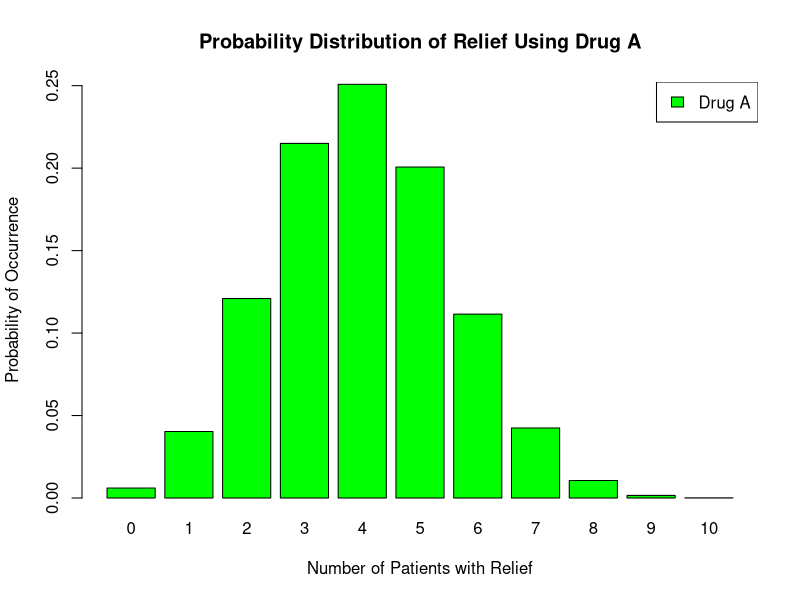
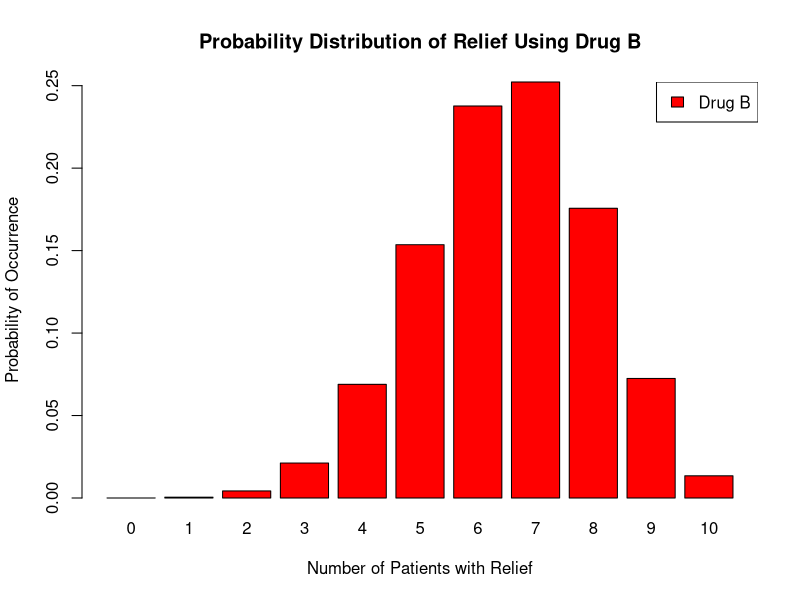

Source code (R) for these figures, in order: (Note: this script raises an error after producing the figures.)
## ---- chunk 1
knitr::opts_chunk$set(echo = TRUE, fig.align="center")
## ---- chunk 2
# Probability someone is NOT infected after exposure:
p_not_infected <- 0.85

# Define number of individuals, n:
n <- 50

# Use multiplication rule:
p_nobody_infected <- p_not_infected^n

cat("Pr(Zero Infections) =", p_nobody_infected)
## ---- chunk 3
# Use n defined in first part of question, n  = 50
# Define probability of infection
p_infected <- 0.15

# Use vectorized apply on a vector with values 0 through 10 and:
# define function taking each number iterated from the vector (k)
# use function dbinom()
# describe value of k, or number of infections with 50 trials and a probability of p_infected
probabilities <- sapply(0:10, function(k) dbinom(k, size=n, prob=p_infected))

# Sum the calculated probabilities
p_at_most_10 <- sum(probabilities)

# Display the values
cat("Probability of at most 10 infections is", p_at_most_10)

## ---- chunk 4
# Use n defined in first part of question, n  = 50
# Use p_infected defined in second part of question, p_infected = 0.15

# Use vectorized apply on a vector with values 0 through 10 and:
# define function taking each number iterated from the vector (k)
# use function dbinom()
# describe value of k, or number of infections with 50 trials
# and a probability of p_infected
probabilities <- sapply(6:50, function(k) dbinom(k, size=n, prob=p_infected))

# Sum the calculated probabilities
p_more_than_5 <- sum(probabilities)

# Display the values
cat("Probability of more than 5 infections is", p_more_than_5)
## ---- chunk 5
# Use n defined in first part of question, n  = 50
# Use p_infected defined in second part of question, p_infected = 0.15

# Define the probability we are trying to find the value of k for:
calculated_probability = 0.033

# Use qbinom for calculating the value of k
number_infected = qbinom(calculated_probability, size=n, prob=p_infected)

# Display the value
cat("Number of infections to achieve Pr=0.033:", number_infected)


# We can check the accuracy of this computation by plugging in
# this value into the dbinom function:
p = dbinom(number_infected, size=n, prob=p_infected)

# Display the values
cat("Calculated Probability from qbinom value: ", p)
## ---- chunk 6
# Calculate positive predictive value and multiply by 100 to get
# percentage
positive_predictive_value <- (100 / (100 + 100)) * 100

# Calculate negative predictive value and multiply by 100 to get
#percentage
negative_predictive_value <- (0 / (0 + 99900)) * 100

cat("Positive Predictive Value: ", positive_predictive_value)
cat("Negative Predictive Value: ", negative_predictive_value)
## ---- chunk 7
# Define number of patients (n) and probabilities of relief
num_patients <- 10
p_relief_a <- 0.40
p_relief_b <- 0.65

# Make a probability distribution for drug A
prob_distribution_a <- dbinom(0:num_patients, size=num_patients,
                              prob=p_relief_a)

# Make a probability distribution for drug B
prob_distribution_b <- dbinom(0:num_patients, size=num_patients,
                              prob=p_relief_b)
## ---- chunk 8
# We want to make a barplot for distribution a
# It has the number of patients expected to have relief on the x axis
# and a y axis describing the probability of that number of patients
# successfully experiencing relief
# So the two graphs are comparable, we want to use the max probability
# between both drug distributions.
# We then define a column color, the title of graph in "main",
# the x and y axis labels, and to have the graphs beside each other.
barplot(
  prob_distribution_a,
  names.arg=0:num_patients,
  ylim=c(0,max(prob_distribution_a, prob_distribution_b)),
  col='green',
  main="Probability Distribution of Relief Using Drug A",
  xlab="Number of Patients with Relief",
  ylab="Probability of Occurrence",
  beside=FALSE
)
# Add a legend
legend("topright", legend=c("Drug A"), fill=c("green"))

# Now, do the same thing for Drug B
barplot(
  prob_distribution_b,
  names.arg=0:num_patients,
  ylim=c(0,max(prob_distribution_a, prob_distribution_b)),
  col="red",
  main="Probability Distribution of Relief Using Drug B",
  xlab="Number of Patients with Relief",
  ylab="Probability of Occurrence",
)
legend("topright", legend=c("Drug B"), fill=c("red"))
## ---- chunk 9
knitr::include_graphics("C:/Users/jerem/OneDrive/Desktop/hw1_question4_histogram.jpg")
